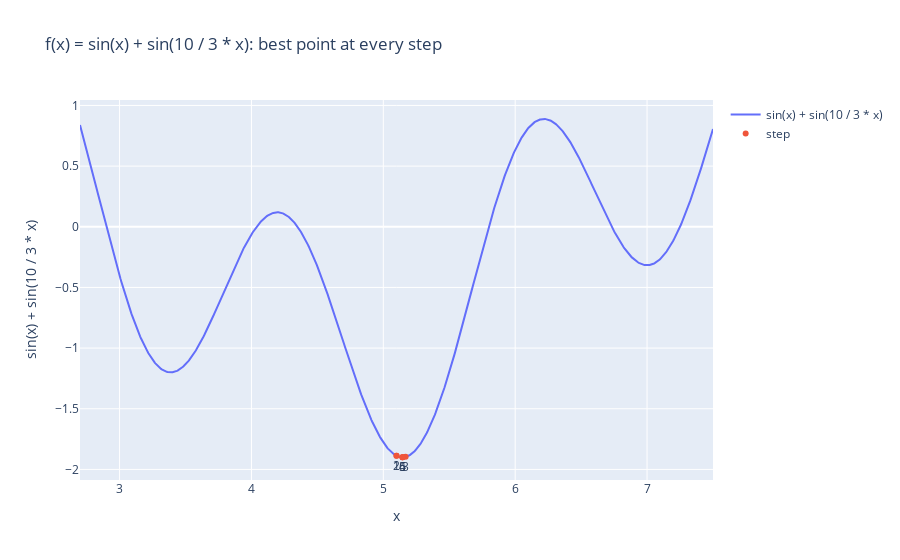
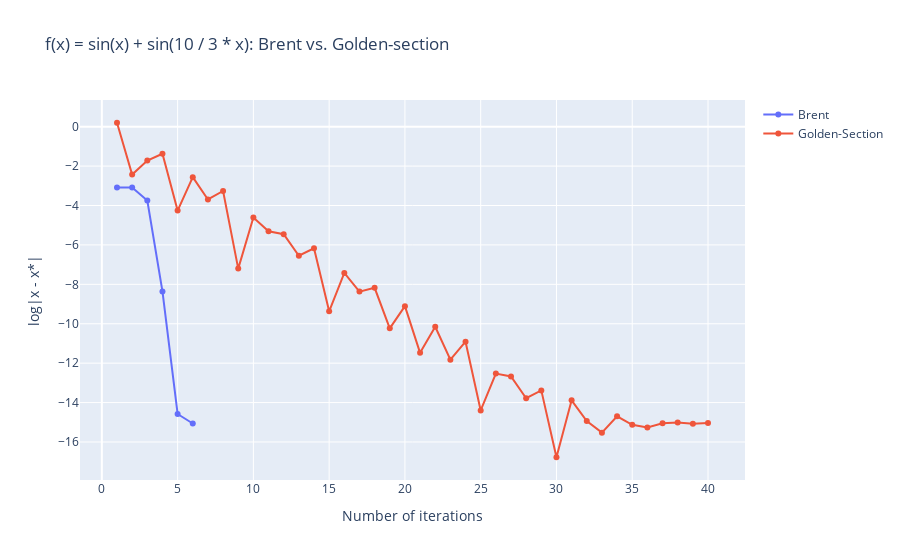

The code cell stored with these charts, in order, in its notebook:
### Markdown cell above
Далее следуюит графики сравнения реализованного метода Брента с простой реализацией метода золотого сечения. Тонкости реализации (например, критерий остановки) см. в методичке курса методов оптимизации в машинном обучении ВМК МГУ за 2016-ый год (в методичке 2012-ого года используется критерий, который по той или иной причине оказывает менее эффективным).

В последующих картинка приведены два графика для каждой функции: 1-ый график показывает саму функцию и лучшую точку на каждой итерации метода Брента с указанием под ней номера итерации. 2-ой график сравнивает скорость сходимости к "точному" минимому метода Брента с методом золотого сечения.

### Code cell
plot(2, formula="sin(x) + sin(10 / 3 * x)")

### Figure 1 — Plotly figure (JSON) as saved in the notebook; plotly's stock layout.template omitted (floating-point values rounded to 4 significant figures; data arrays with more than 128 entries replaced by an {"elided": "..."} marker saying what was removed)
{"data": [{"mode": "lines", "name": "sin(x) + sin(10 / 3 * x)", "type": "scatter", "x": {"elided": "1000 float values"}, "y": {"elided": "1000 float values"}}, {"mode": "markers+text", "name": "step", "text": [1, 2, 3, 4, 5, 6], "textposition": "bottom center", "type": "scatter", "x": [5.1, 5.1, 5.169, 5.146, 5.146, 5.146], "y": [-1.887, -1.887, -1.896, -1.9, -1.9, -1.9]}], "layout": {"title": {"text": "f(x) = sin(x) + sin(10 / 3 * x): best point at every step"}, "xaxis": {"title": {"text": "x"}}, "yaxis": {"title": {"text": "sin(x) + sin(10 / 3 * x)"}}}}

### Figure 2 — Plotly figure (JSON) as saved in the notebook; plotly's stock layout.template omitted (floating-point values rounded to 4 significant figures)
{"data": [{"mode": "markers+lines", "name": "Brent", "text": [1, 2, 3, 4, 5, 6], "type": "scatter", "x": [1, 2, 3, 4, 5, 6], "y": [-3.085, -3.085, -3.749, -8.361, -14.58, -15.06]}, {"mode": "markers+lines", "name": "Golden-Section", "text": [1, 2, 3, 4, 5, 6, 7, 8, 9, 10, 11, 12, 13, 14, 15, 16, 17, 18, 19, 20, 21, 22, 23, 24, 25, 26, 27, 28, 29, 30, 31, 32, 33, 34, 35, 36, 37, 38, 39, 40], "type": "scatter", "x": [1, 2, 3, 4, 5, 6, 7, 8, 9, 10, 11, 12, 13, 14, 15, 16, 17, 18, 19, 20, 21, 22, 23, 24, 25, 26, 27, 28, 29, 30, 31, 32, 33, 34, 35, 36, 37, 38, 39, 40], "y": [0.1998, -2.43, -1.718, -1.373, -4.257, -2.56, -3.694, -3.263, -7.202, -4.609, -5.309, -5.457, -6.55, -6.171, -9.37, -7.421, -8.369, -8.176, -10.23, -9.108, -11.48, -10.15, -11.83, -10.91, -14.4, -12.53, -12.67, -13.78, -13.38, -16.77, -13.88, -14.94, -15.53, -14.7, -15.13, -15.26, -15.05, -15.01, -15.08, -15.03]}], "layout": {"title": {"text": "f(x) = sin(x) + sin(10 / 3 * x): Brent vs. Golden-section"}, "xaxis": {"title": {"text": "Number of iterations"}}, "yaxis": {"title": {"text": "log|x - x*|"}}}}
